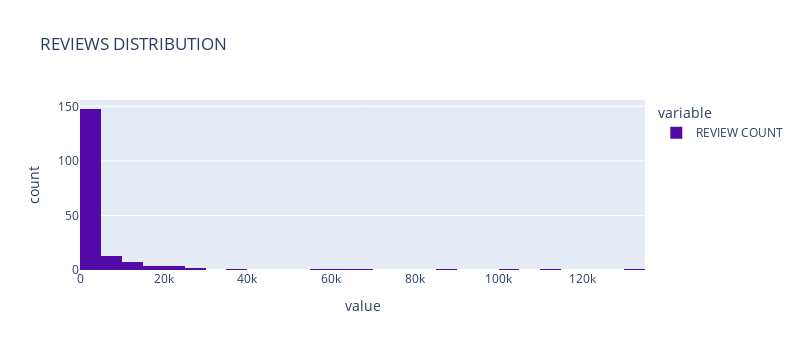

Notebook source saved alongside this figure:
### Code cell
fig3 = px.histogram(df['REVIEW COUNT'], color_discrete_sequence=['#520AA9'], title='REVIEWS DISTRIBUTION', width=800, height=350)
fig3.show()

### Figure 1 — Plotly figure (JSON) as saved in the notebook; plotly's stock layout.template omitted (floating-point values rounded to 4 significant figures; data arrays with more than 128 entries replaced by an {"elided": "..."} marker saying what was removed)
{"data": [{"alignmentgroup": "True", "bingroup": "x", "hovertemplate": "variable=REVIEW COUNT<br>value=%{x}<br>count=%{y}<extra></extra>", "legendgroup": "REVIEW COUNT", "marker": {"color": "#520AA9", "pattern": {"shape": ""}}, "name": "REVIEW COUNT", "offsetgroup": "REVIEW COUNT", "orientation": "v", "showlegend": true, "type": "histogram", "x": {"elided": "186 int values"}, "xaxis": "x", "yaxis": "y"}], "layout": {"barmode": "relative", "height": 350, "legend": {"title": {"text": "variable"}, "tracegroupgap": 0}, "title": {"text": "REVIEWS DISTRIBUTION"}, "width": 800, "xaxis": {"anchor": "y", "domain": [0, 1], "title": {"text": "value"}}, "yaxis": {"anchor": "x", "domain": [0, 1], "title": {"text": "count"}}}}
